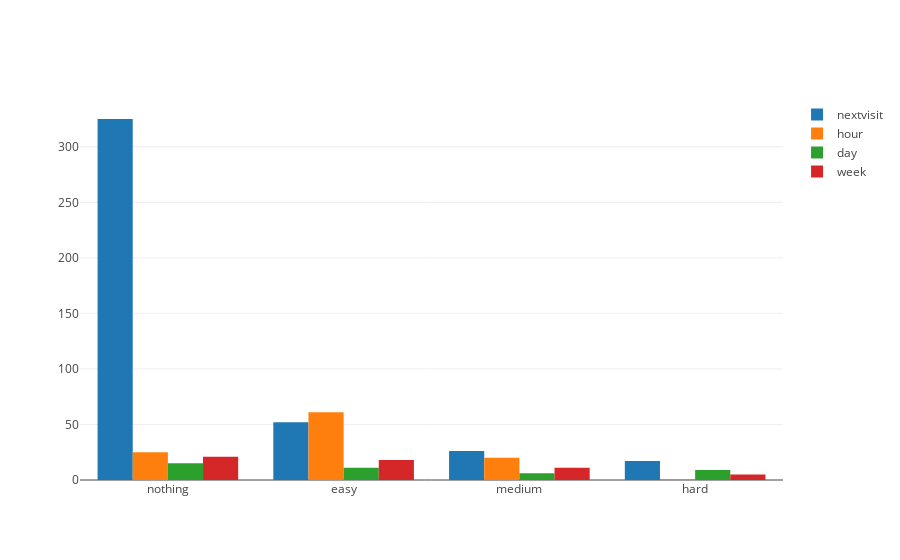

Notebook cell for this chart:
### Code cell
# noexport

plot_survey_choice_to_difficulty_choice_counts()

### Figure 1 — Plotly figure (JSON) as saved in the notebook; plotly's stock layout.template omitted (floating-point values rounded to 4 significant figures)
{"data": [{"name": "nextvisit", "type": "bar", "uid": "ef7129ef-dc1c-47dc-a63f-0ffbb39ee73a", "x": ["nothing", "easy", "medium", "hard"], "y": [325, 52, 26, 17]}, {"name": "hour", "type": "bar", "uid": "cf7ef140-ec83-40e8-9a43-488cc2ebd9f7", "x": ["easy", "nothing", "medium", "hard"], "y": [61, 25, 20, 1]}, {"name": "day", "type": "bar", "uid": "549fc70f-b88c-4e92-a687-9bd556d3d689", "x": ["nothing", "easy", "hard", "medium"], "y": [15, 11, 9, 6]}, {"name": "week", "type": "bar", "uid": "06175936-0f52-40e5-ad30-4cb4fc3104f9", "x": ["nothing", "easy", "medium", "hard"], "y": [21, 18, 11, 5]}], "layout": {}}
